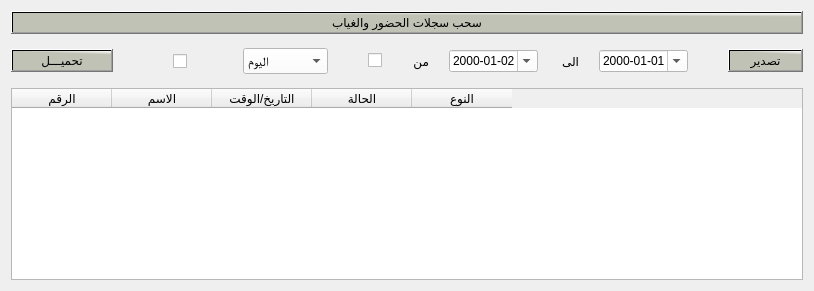
             <widget class="QWidget" name="tab_8">
              <attribute name="title">
               <string>سحب سجلات الحضور والغياب</string>
              </attribute>
              <layout class="QHBoxLayout" name="horizontalLayout_7">
               <item>
                <layout class="QGridLayout" name="gridLayout_7">
                 <item row="0" column="0">
                  <layout class="QVBoxLayout" name="verticalLayout_42">
                   <item>
                    <layout class="QVBoxLayout" name="verticalLayout_112" stretch="3,3,96">
                     <property name="spacing">
                      <number>2</number>
                     </property>
                     <item>
                      <widget class="QPushButton" name="pushButton_219">
                       <property name="styleSheet">
                        <string notr="true"> background-color: qlineargradient(spread:pad, x1:0.964478, y1:0.193, x2:1, y2:0, stop:0 rgba(191, 194, 181, 255), stop:1 rgba(255, 255, 255, 255));
color:rgb(0, 0, 0);background-color: qlineargradient(spread:pad, x1:0.964478, y1:0.193, x2:1, y2:0, stop:0 rgba(191, 194, 181, 255), stop:1 rgba(255, 255, 255, 255));
  font: 75 15pt &quot;Motken K Sina&quot;;
color:rgb(0, 0, 0)</string>
                       </property>
                       <property name="text">
                        <string>سحب سجلات الحضور والغياب</string>
                       </property>
                      </widget>
                     </item>
                     <item>
                      <layout class="QHBoxLayout" name="horizontalLayout_180" stretch="50,0,10,0,10,10,10,30,10,30,10,30">
                       <property name="spacing">
                        <number>20</number>
                       </property>
                       <item>
                        <widget class="QPushButton" name="btnLoadAttendence">
                         <property name="maximumSize">
                          <size>
                           <width>160</width>
                           <height>16777215</height>
                          </size>
                         </property>
                         <property name="toolTip">
                          <string>&lt;html&gt;&lt;head/&gt;&lt;body&gt;&lt;p&gt;تحميل سجلات الحضور والانصراف من جهاز البصمة&lt;/p&gt;&lt;/body&gt;&lt;/html&gt;</string>
                         </property>
                         <property name="layoutDirection">
                          <enum>Qt::LeftToRight</enum>
                         </property>
                         <property name="styleSheet">
                          <string notr="true">background-color: qlineargradient(spread:pad, x1:0.964478, y1:0.193, x2:1, y2:0, stop:0 rgba(191, 194, 181, 255), stop:1 rgba(255, 255, 255, 255));

  font: 75 15pt &quot;Motken K Sina&quot;;
color:rgb(0, 0, 0)

</string>
                         </property>
                         <property name="text">
                          <string>تحميـــل</string>
                         </property>
                         <property name="icon">
                          <iconset>
                           <normaloff>icons/refresh-button.png</normaloff>icons/refresh-button.png</iconset>
                         </property>
                         <property name="iconSize">
                          <size>
                           <width>30</width>
                           <height>30</height>
                          </size>
                         </property>
                        </widget>
                       </item>
                       <item>
                        <spacer name="horizontalSpacer_51">
                         <property name="orientation">
                          <enum>Qt::Horizontal</enum>
                         </property>
                         <property name="sizeHint" stdset="0">
                          <size>
                           <width>40</width>
                           <height>20</height>
                          </size>
                         </property>
                        </spacer>
                       </item>
                       <item>
                        <widget class="QCheckBox" name="checkFilterWithDays">
                         <property name="minimumSize">
                          <size>
                           <width>50</width>
                           <height>50</height>
                          </size>
                         </property>
                         <property name="maximumSize">
                          <size>
                           <width>100</width>
                           <height>1000</height>
                          </size>
                         </property>
                         <property name="sizeIncrement">
                          <size>
                           <width>100</width>
                           <height>100</height>
                          </size>
                         </property>
                         <property name="baseSize">
                          <size>
                           <width>100</width>
                           <height>100</height>
                          </size>
                         </property>
                         <property name="focusPolicy">
                          <enum>Qt::ClickFocus</enum>
                         </property>
                         <property name="text">
                          <string/>
                         </property>
                        </widget>
                       </item>
                       <item>
                        <widget class="QComboBox" name="comboAddendenceTime">
                         <property name="font">
                          <font>
                           <family>Motken K Sina</family>
                           <pointsize>10</pointsize>
                           <weight>9</weight>
                           <italic>false</italic>
                           <bold>false</bold>
                          </font>
                         </property>
                         <property name="cursor">
                          <cursorShape>PointingHandCursor</cursorShape>
                         </property>
                         <property name="layoutDirection">
                          <enum>Qt::LeftToRight</enum>
                         </property>
                         <property name="styleSheet">
                          <string notr="true">  font: 75 10pt &quot;Motken K Sina&quot;;
color:rgb(0, 0, 0);
background-color: rgb(255, 255, 255);</string>
                         </property>
                         <property name="locale">
                          <locale language="Arabic" country="Egypt"/>
                         </property>
                         <item>
                          <property name="text">
                           <string>اليوم</string>
                          </property>
                         </item>
                         <item>
                          <property name="text">
                           <string>امس</string>
                          </property>
                         </item>
                         <item>
                          <property name="text">
                           <string>هذا الشهر</string>
                          </property>
                         </item>
                         <item>
                          <property name="text">
                           <string>الشهر الماضي</string>
                          </property>
                         </item>
                         <item>
                          <property name="text">
                           <string>الكل</string>
                          </property>
                         </item>
                        </widget>
                       </item>
                       <item>
                        <spacer name="horizontalSpacer_52">
                         <property name="orientation">
                          <enum>Qt::Horizontal</enum>
                         </property>
                         <property name="sizeHint" stdset="0">
                          <size>
                           <width>40</width>
                           <height>20</height>
                          </size>
                         </property>
                        </spacer>
                       </item>
                       <item>
                        <widget class="QCheckBox" name="checkFilterWithDate">
                         <property name="text">
                          <string/>
                         </property>
                        </widget>
                       </item>
                       <item>
                        <widget class="QLabel" name="label_9">
                         <property name="text">
                          <string>من</string>
                         </property>
                        </widget>
                       </item>
                       <item>
                        <widget class="QDateEdit" name="dateFrom">
                         <property name="styleSheet">
                          <string notr="true">  font: 75 10pt &quot;Motken K Sina&quot;;
color:rgb(0, 0, 0);
background-color: rgb(255, 255, 255);</string>
                         </property>
                         <property name="locale">
                          <locale language="English" country="UnitedStates"/>
                         </property>
                         <property name="wrapping">
                          <bool>false</bool>
                         </property>
                         <property name="alignment">
                          <set>Qt::AlignCenter</set>
                         </property>
                         <property name="buttonSymbols">
                          <enum>QAbstractSpinBox::PlusMinus</enum>
                         </property>
                         <property name="accelerated">
                          <bool>false</bool>
                         </property>
                         <property name="currentSection">
                          <enum>QDateTimeEdit::DaySection</enum>
                         </property>
                         <property name="displayFormat">
                          <string>yyyy-MM-dd</string>
                         </property>
                         <property name="calendarPopup">
                          <bool>true</bool>
                         </property>
                         <property name="timeSpec">
                          <enum>Qt::TimeZone</enum>
                         </property>
                         <property name="date">
                          <date>
                           <year>2000</year>
                           <month>1</month>
                           <day>2</day>
                          </date>
                         </property>
                        </widget>
                       </item>
                       <item>
                        <widget class="QLabel" name="label_10">
                         <property name="text">
                          <string>الى</string>
                         </property>
                        </widget>
                       </item>
                       <item>
                        <widget class="QDateEdit" name="dateTo">
                         <property name="styleSheet">
                          <string notr="true">  font: 75 10pt &quot;Motken K Sina&quot;;
color:rgb(0, 0, 0);
background-color: rgb(255, 255, 255);</string>
                         </property>
                         <property name="locale">
                          <locale language="English" country="UnitedStates"/>
                         </property>
                         <property name="alignment">
                          <set>Qt::AlignCenter</set>
                         </property>
                         <property name="readOnly">
                          <bool>false</bool>
                         </property>
                         <property name="buttonSymbols">
                          <enum>QAbstractSpinBox::PlusMinus</enum>
                         </property>
                         <property name="currentSection">
                          <enum>QDateTimeEdit::DaySection</enum>
                         </property>
                         <property name="displayFormat">
                          <string>yyyy-MM-dd</string>
                         </property>
                         <property name="calendarPopup">
                          <bool>true</bool>
                         </property>
                         <property name="timeSpec">
                          <enum>Qt::TimeZone</enum>
                         </property>
                        </widget>
                       </item>
                       <item>
                        <spacer name="horizontalSpacer_53">
                         <property name="orientation">
                          <enum>Qt::Horizontal</enum>
                         </property>
                         <property name="sizeHint" stdset="0">
                          <size>
                           <width>40</width>
                           <height>20</height>
                          </size>
                         </property>
                        </spacer>
                       </item>
                       <item>
                        <widget class="QPushButton" name="btnSaveAttendenceData">
                         <property name="maximumSize">
                          <size>
                           <width>160</width>
                           <height>16777215</height>
                          </size>
                         </property>
                         <property name="toolTip">
                          <string>&lt;html&gt;&lt;head/&gt;&lt;body&gt;&lt;p&gt;حفظ الى النظام&lt;/p&gt;&lt;/body&gt;&lt;/html&gt;</string>
                         </property>
                         <property name="layoutDirection">
                          <enum>Qt::LeftToRight</enum>
                         </property>
                         <property name="styleSheet">
                          <string notr="true">background-color: qlineargradient(spread:pad, x1:0.964478, y1:0.193, x2:1, y2:0, stop:0 rgba(191, 194, 181, 255), stop:1 rgba(255, 255, 255, 255));

  font: 75 15pt &quot;Motken K Sina&quot;;
color:rgb(0, 0, 0)</string>
                         </property>
                         <property name="text">
                          <string>تصدير</string>
                         </property>
                         <property name="icon">
                          <iconset>
                           <normaloff>icons/حفظ.svg</normaloff>icons/حفظ.svg</iconset>
                         </property>
                         <property name="iconSize">
                          <size>
                           <width>30</width>
                           <height>30</height>
                          </size>
                         </property>
                        </widget>
                       </item>
                      </layout>
                     </item>
                     <item>
                      <layout class="QHBoxLayout" name="horizontalLayout_8">
                       <item>
                        <widget class="QTableWidget" name="tblLoadAttendence">
                         <property name="enabled">
                          <bool>true</bool>
                         </property>
                         <property name="styleSheet">
                          <string notr="true">QTableWidget {
    background-color: #FFFFFF;
    alternate-background-color:rgb(0, 0, 0);
    

    font-weight: bold;
 color:rgb(0, 0, 0)
}

 background-color: qlineargradient(spread:pad, x1:0.964478, y1:0.193, x2:1, y2:0, stop:0 rgba(191, 194, 181, 255), stop:1 rgba(255, 255, 255, 255));
color:rgb(0, 0, 0);
 font: 75 10pt &quot;Motken K Sina&quot;;</string>
                         </property>
                         <column>
                          <property name="text">
                           <string>الرقم</string>
                          </property>
                         </column>
                         <column>
                          <property name="text">
                           <string>الاسم</string>
                          </property>
                         </column>
                         <column>
                          <property name="text">
                           <string>التاريخ/الوقت</string>
                          </property>
                         </column>
                         <column>
                          <property name="text">
                           <string>الحالة</string>
                          </property>
                         </column>
                         <column>
                          <property name="text">
                           <string>النوع</string>
                          </property>
                         </column>
                        </widget>
                       </item>
                      </layout>
                     </item>
                    </layout>
                   </item>
                  </layout>
                 </item>
                </layout>
               </item>
              </layout>
             </widget>
